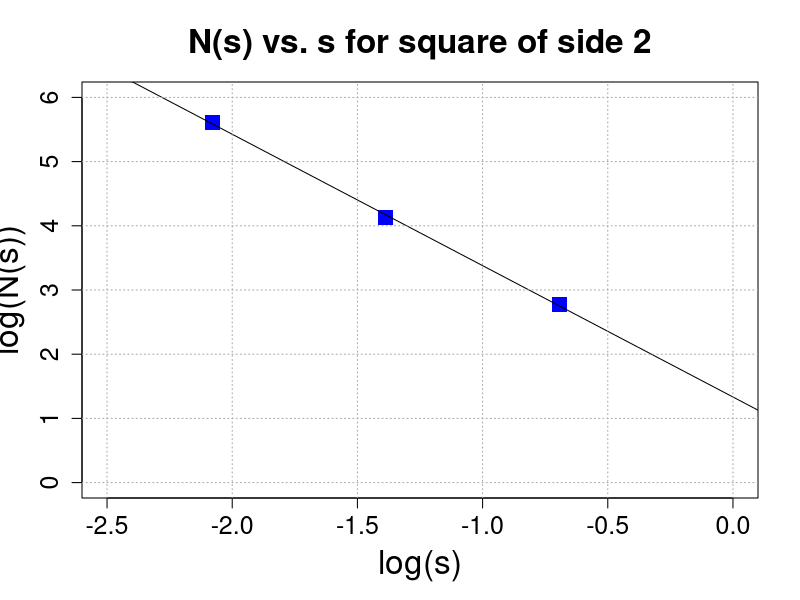

Recreate this plot in R.
# Code for Video in unit 3.3 of Fractals and Scaling
# http://www.complexityexplorer.org/online-courses/26-fractals-and-scaling
# Dave Feldman.  September 13, 2015
# I am not an R expert.  This probabily isn't the most beautiful bit of R,
# but it works.

# Designed to illustrate simple regression 

# Data from box-counting for a square of side 2
s <- c(0.50, 0.25, 0.125) #size of boxes
ls <- log(s)
Ns <- c(16, 62, 273) #N(s), number of boxes
lNs <- log(Ns)
plot(ls,lNs, xlab="log(s)", ylab="log(N(s))", main="N(s) vs. s for square of side 2",
     ylim=c(0,6), xlim=c(-2.5,0), pch=15, cex=2, col="blue",
     cex.lab=2,cex.main=2,cex.axis=1.5)
myline.fit <- lm(lNs~ls) #this is a linear model: lNs 'explained by' ls
# the variable myline.fit is now an object containing all sorts of
# information about the fit.
abline(myline.fit)
# adjust margins so the y-axis label fits
# I don't understand exactly how this works
mar.default <- c(5,4,4,2) + 0.1
par(mar = mar.default + c(0, 4, 0, 0)) 
grid(col = 'darkgray') # make grid
# print summary of linear regression
print(summary(myline.fit))